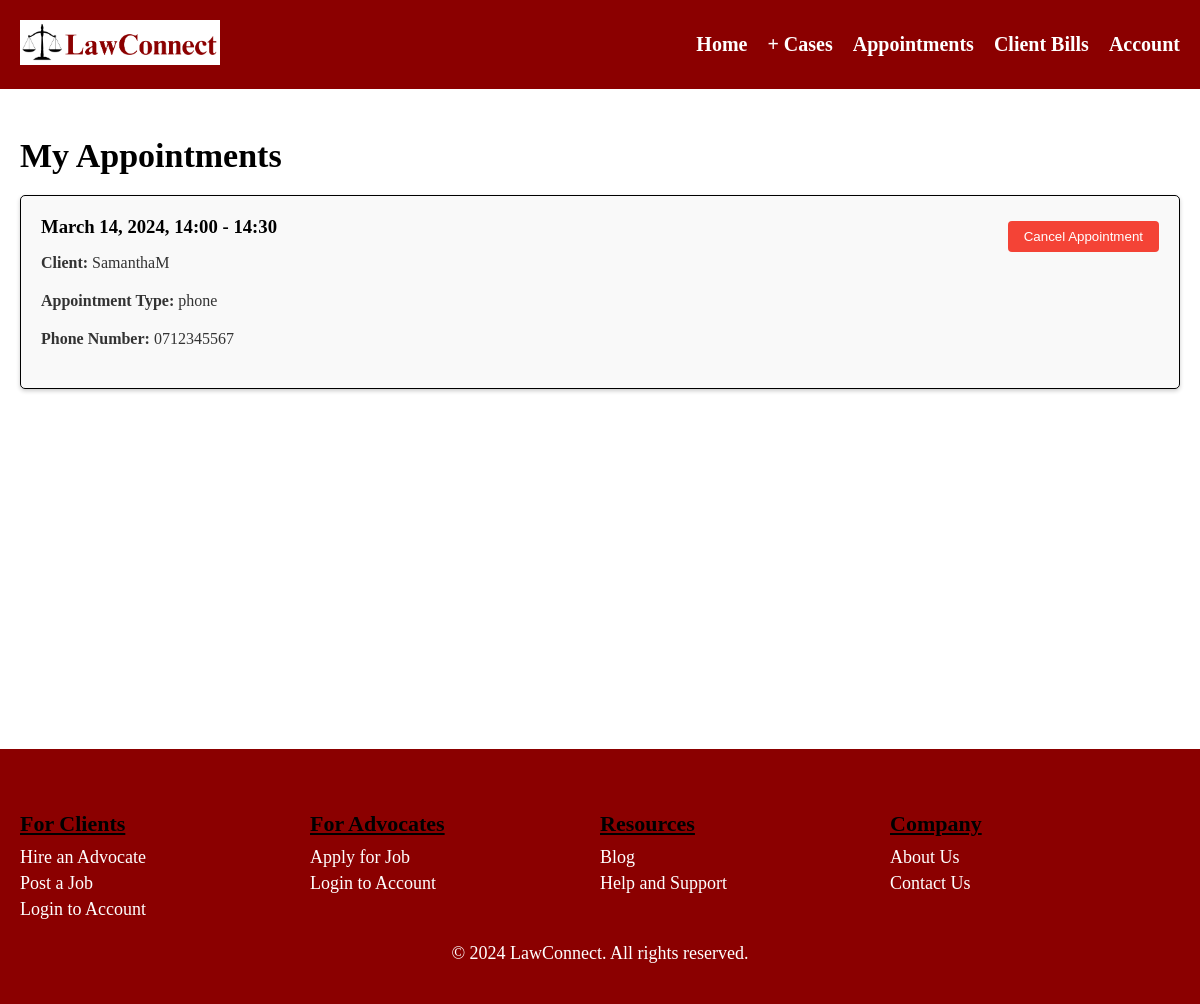
Screenshot of /lawapp/advoc_appts/ (signed in) with the database file from the repository.
### lawapp/models.py (models this page shows, shortened)
class Appointment(models.Model):
    advocate = models.ForeignKey(User, on_delete=models.CASCADE, related_name='advoc_myappts')
    client = models.ForeignKey(User, on_delete=models.CASCADE, related_name='client_myappts')
    appointment_date = models.DateField(null=True, blank=True)
    TIME_SLOT_CHOICES = [
        ('8:00 - 8:30', '8:00 - 8:30'),
        ('8:30 - 9:00', '8:30 - 9:00'),
        ('9:00 - 9:30', '9:00 - 9:30'),
        ('9:30 - 10:00', '9:30 - 10:00'),
        ('10:00 - 10:30', '10:00 - 10:30'),
        ('10:30 - 11:00', '10:30 - 11:00'),
        ('11:00 - 11:30', '11:00 - 11:30'),
        ('11:30 - 12:00', '11:30 - 12:00'),
        ('12:00 - 12:30', '12:00 - 12:30'),
        ('12:30 - 13:00', '12:30 - 13:00'),
        ('14:00 - 14:30', '14:00 - 14:30'),
        ('14:30 - 15:00', '14:30 - 15:00'),
        ('15:00 - 15:30', '15:00 - 15:30'),
        ('15:30 - 16:00', '15:30 - 16:00'),
        ('16:00 - 16:30', '16:00 - 16:30'),
        ('16:30 - 17:00', '16:30 - 17:00'),
    ]
    time_slot = models.CharField(max_length=25, choices=TIME_SLOT_CHOICES)
    APPOINTMENT_TYPES = [
        ('in_office', 'In-Office'),
        ('phone', 'Phone')
    ]
    appointment_type = models.CharField(max_length=10, choices=APPOINTMENT_TYPES)
    phone_number = models.CharField(max_length=15)
    date_created = models.DateTimeField(auto_now_add=True, null=True, blank=True)
    cancelled = models.BooleanField(default=False)
    rejected = models.BooleanField(default=False)

### lawapp/views.py (the view)
# urls.py: path("advoc_appts/", views.advoc_appts, name="advoc_appts"),
@login_required
def advoc_appts(request):
    appointments = Appointment.objects.filter(advocate=request.user, cancelled=False, rejected=False).order_by('-date_created')
    context = {
        'appointments': appointments
    }
    return render(request, "lawapp/advocate/advoc_appts.html", context)

### lawapp/templates/lawapp/advocate/advoc_appts.html (shortened to what this page needs)
{% load static %}
<!DOCTYPE html>
<html>
<head>
  <link rel="stylesheet" href="{% static 'css/advocate3.css' %}">
</head>
<body>
  <header>
    <div class="logo">
      <img src="{% static 'images/legal_scales_logo.png' %}" alt="LawConnect Logo">
    </div>
    <nav>
      <ul>
          <li><a href="{% url 'advoc_dash' %}">Home</a></li>
          <li class="dropdown">
            <a href="#" class="dropbtn">+ Cases</a>
          </li>
          <li><a href="{% url 'advoc_appts' %}">Appointments</a></li>
          <li><a href="{% url 'advoc_bills' %}">Client Bills</a></li>
          <li class="dropdown">
            <a href="#" class="dropbtn">Account</a>
          </li>
      </ul>
    </nav>
  </header>
  <section class="requests">
    <div class="request-profiles">
        <h2>My Appointments</h2>
        {% if appointments %}
            {% for appointment in appointments %}
            <div class="request-box">
              <div class="request-details">
                  <h3>{{ appointment.appointment_date }}, {{ appointment.time_slot }}</h3>
                  <p><strong>Client:</strong> {{ appointment.client }}</p>
                  <p><strong>Appointment Type:</strong> {{ appointment.appointment_type }}</p>
                  <p><strong>Phone Number:</strong> {{ appointment.phone_number }}</p>
              </div>
              <div class="action-buttons">
                <form id="reject-form-{{ appointment.id }}" action="{% url 'reject_appt' appointment.id %}" method="post">
                  <button class="reject-button" type="submit">Cancel Appointment</button>
                </form>
              </div>
            </div>
            {% endfor %}
        {% else %}
            <p>No scheduled appointments.</p>
        {% endif %}
    </div>
  </section>
  <footer>
    <div class="footer-columns">
      <div class="footer-column">
        <h3>For Clients</h3>
        <ul>
          <li><a href="#">Hire an Advocate</a></li>
          <li><a href="#">Post a Job</a></li>
          <li><a href="#">Login to Account</a></li>
        </ul>
      </div>
      <div class="footer-column">
        <h3>For Advocates</h3>
        <ul>
          <li><a href="#">Apply for Job</a></li>
          <li><a href="#">Login to Account</a></li>
        </ul>
      </div>
      <div class="footer-column">
        <h3>Resources</h3>
        <ul>
          <li><a href="#">Blog</a></li>
          <li><a href="#">Help and Support</a></li>
        </ul>
      </div>
      <div class="footer-column">
        <h3>Company</h3>
        <ul>
          <li><a href="#">About Us</a></li>
          <li><a href="#">Contact Us</a></li>
        </ul>
      </div>
    </div>
    <p>© 2024 LawConnect. All rights reserved.</p>
  </footer>
</body>
</html>

### lawapp/static/css/advocate3.css (style rules this page uses)
body { margin: 0; font-family: 'Times New Roman', Times, serif; }
header { background-color: #8B0000; padding: 10px 20px; display: flex; align-items: center; justify-content: space-between; }
.logo img { width: 200px; height: auto; margin-top: 10px; margin-bottom: 10px; }
nav ul { list-style: none; margin: 0; padding: 0; display: flex; }
nav ul li { margin-left: 20px; }
nav ul li a { color: #FFFFFF; text-decoration: none; font-weight: bold; font-size: 20px; }
.dropdown { position: relative; display: inline-block; }
h2 { color: #333; font-size: 24px; margin-bottom: 20px; }
p { color: #333; margin-bottom: 20px; }
footer { background-color: #8B0000; padding: 20px; text-align: center; }
footer p { color: #FFFFFF; text-align: center; font-size: 18px; }
.footer-columns { display: flex; justify-content: space-between; margin-top: 20px; text-align: left; }
.footer-columns::after { content: ''; flex: 1; }
.footer-column { width: calc(25% - 20px); margin-right: 20px; display: inline-block; vertical-align: top; }
.footer-column h3 { font-size: 22px; margin-bottom: 10px; text-align: left; text-decoration: underline; }
.footer-column ul { margin: 0; padding: 0; list-style: none; }
.footer-column ul li { margin-bottom: 5px; }
.footer-column ul li a { color: #FFFFFF; text-decoration: none; display: block; font-size: 18px; }
.action-buttons { display: flex; flex-direction: column; align-items: flex-end; }
section.requests { min-height: calc(100vh - 140px); background-color: #FFFFFF; }
.request-profiles { max-width: 1200px; margin: 0 auto; padding: 20px; }
.request-profiles h2 { color: #000000; font-size: 34px; margin-bottom: 20px; }
.request-box { display: flex; justify-content: space-between; align-items: left; flex-wrap: wrap; flex-basis: 100%; background-color: #f9f9f9; border: 1px solid #000000; border-radius: 5px; box-shadow: 0 2px 4px rgba(0, 0, 0, 0.2); padding: 20px; margin-bottom: 20px; }
.request-details { flex: 1; padding-right: 10px; }
.request-details h3 { margin-top: 0; margin-bottom: 10px; }
.launch-button, .reject-button { padding: 8px 16px; border: none; border-radius: 4px; cursor: pointer; transition: background-color 0.3s; }
.reject-button { background-color: #f44336; color: white; margin-top: 5px; }

### rows the page displays
Appointment: appointment_date "March 14, 2024", time_slot "14:00 - 14:30", client "SamanthaM", appointment_type "phone", phone_number "0712345567"
